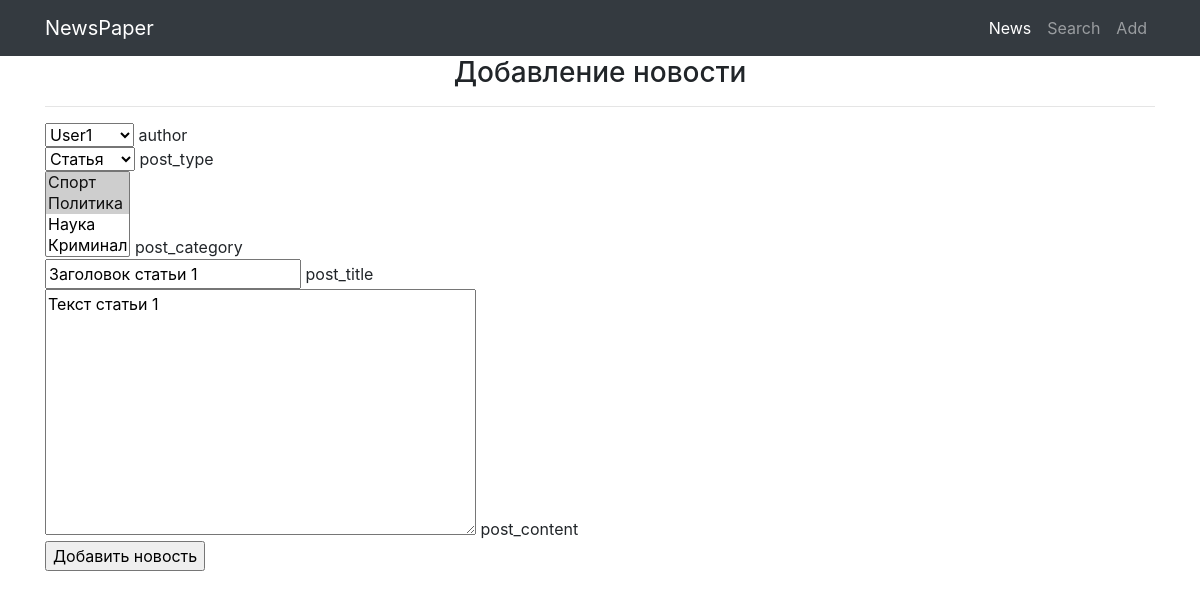
/news/1/edit, run on an earlier commit of the app's database.
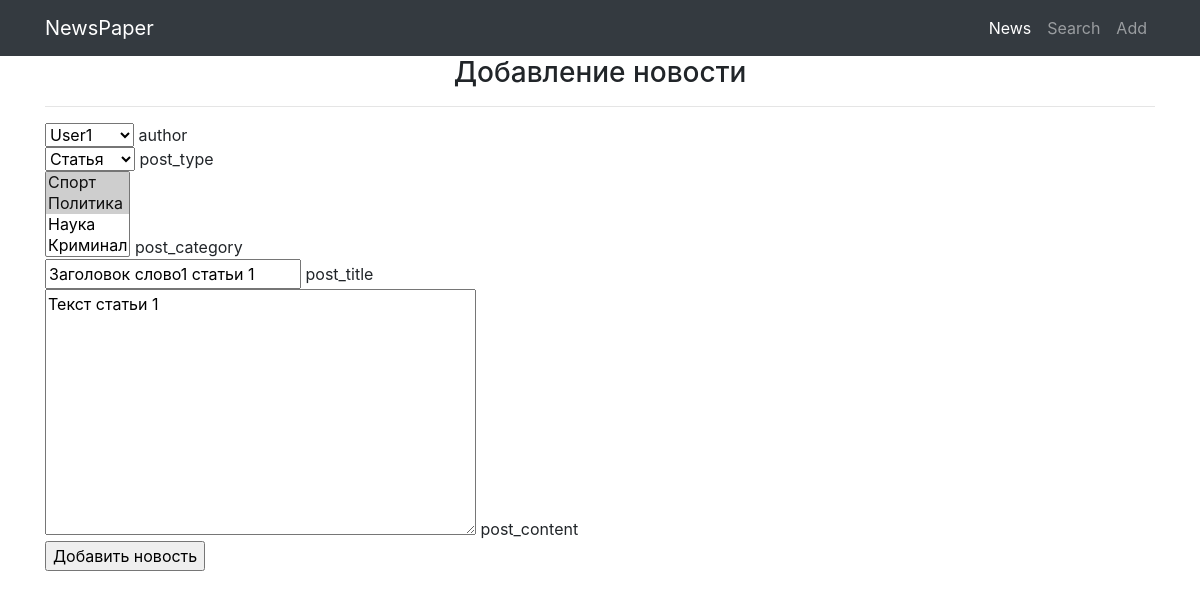
And on a later commit of the database.
### NewsPaperApp/models.py (models this page shows, shortened)
class Post(models.Model):
    news = 'Новость'
    article = 'Статья'
    Posts = [(news, 'Новость'), (article, 'Статья'), ('select', 'Выбрать')]
    author = models.ForeignKey(Author, on_delete=models.CASCADE,
                               verbose_name='Автор', blank=True,
                               null=True)
    post_type = models.CharField(max_length=30, choices=Posts,
                                 default='select', verbose_name='Тип')
    post_datetime = models.DateTimeField(auto_now_add=True)
    post_category = models.ManyToManyField(Category, through='PostCategory')
    post_title = models.CharField(max_length=255)
    post_content = models.TextField()
    post_rating = models.IntegerField(default=0)

### NewsPaperApp/views.py (the view)
# urls.py: path('<int:pk>/edit', NewsUpdateView.as_view(), name='news_edit'),
class NewsUpdateView(UpdateView):
    template_name = 'news_add.html'
    form_class = NewsForm
    def get_object(self, **kwargs):
        id = self.kwargs.get('pk')
        return Post.objects.get(pk=id)

### NewsPaperApp/forms.py
class NewsForm(ModelForm):
    class Meta:
        model = Post
        fields = ['author', 'post_type', 'post_category', 'post_title', 'post_content']

### NewsPaperApp/models.py (called while the page is built)
    def __str__(self):
        return self.author.username

    def __str__(self):
        return self.category_name

### templates/news_add.html (shortened to what this page needs)
{% extends 'flatpages/default.html' %}
{% block content %}
<h3>Добавление новости</h3>
<hr>
<form method="POST">
    <p style="text-align: left;">
        {% for field in form %}
            {{ field }} {{ field.name }}<br>
        {% endfor %}
        <input type="submit" value="Добавить новость">
    </p>
</form>
{% endblock content %}

What changed in the data, as far as the page shows it:
changed Post "Статья": post_title "Заголовок статьи 1" → "Заголовок слово1 статьи 1"
